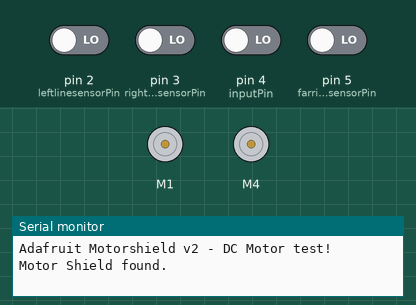
A sketch run on a simulated Arduino Uno, built with avr-gcc and run on an emulated ATmega328P. Shown: 2 × DC motor (green arrow = forward, orange = backward, longer = faster), the last lines printed to the serial monitor. The test bench sets the inputs (shaded band); at power-on: pin 2 (leftlinesensorPin), pin 3 (rightlinesensorPin), pin 4 (inputPin), pin 5 (farrightlinesensorPin) LOW.

Above: at 1.3 s.
1.4 s: pin 4 (inputPin) driven HIGH
At 2.6 s:
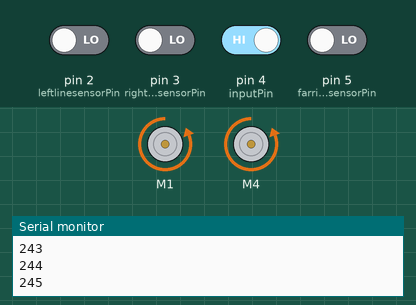
2.9 s: pin 2 (leftlinesensorPin) driven HIGH and pin 4 (inputPin) driven LOW
At 3.8 s:
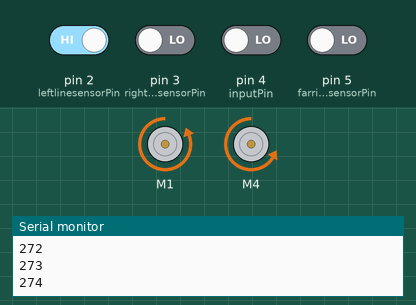
4.4 s: pin 2 (leftlinesensorPin) driven LOW
At 4.8 s:
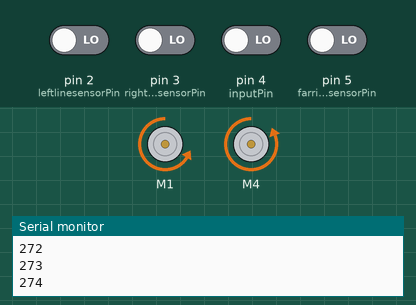
5.9 s: pin 5 (farrightlinesensorPin) driven HIGH
At 7.1 s:
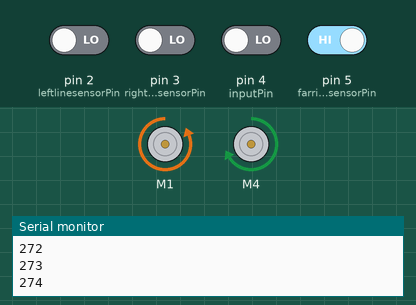
7.4 s: pin 3 (rightlinesensorPin) driven HIGH
At 8.3 s:
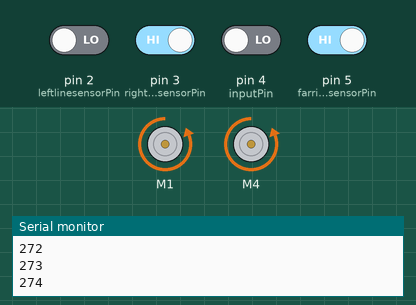
8.9 s: pin 3 (rightlinesensorPin) driven LOW
At 10.0 s:
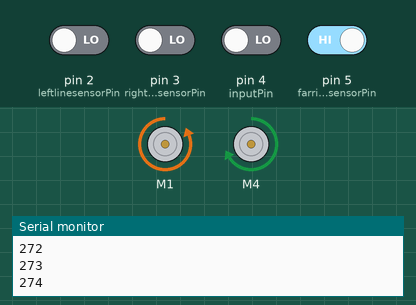
Timing chart, 0 to 11.4 s (numbered marks = the images above; inputs shaded):
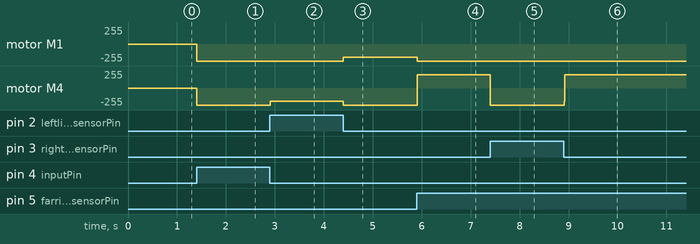

The sketch:

Line_Tracking_Updated_2.ino
```cpp
/*
Cambridge University IDP, Team M109, 2023
This is the test code to use the wheel speed to determine the coordinates of our robot on the field.
*/

#include <Adafruit_MotorShield.h>

// Create the motor shield object with the default I2C address
Adafruit_MotorShield AFMS = Adafruit_MotorShield();

// the two motors
Adafruit_DCMotor *wheel_left = AFMS.getMotor(1); //the left wheel
Adafruit_DCMotor *wheel_right = AFMS.getMotor(4); // the right wheel

int x_step = 0; // x coordinates
int y_step = 0; //y coordinates
int bearings = 0; //angle of rotation taken from the starting position, assumed north
int counter = 0; //temporary variable to count the amount of loops the code goes through
int time_loop = 500; //variable used to control the motor, I can't explain it well just ignore it
int leftlinesensorPin = 2;
int rightlinesensorPin = 3; // Connect sensor to input pin 3
int farrightlinesensorPin = 5; // Connect sensor to input pin 3
int inputPin = 4;


bool start = false; //changes to TRUE and movement starts when button pressed
bool line_left; //checks the state of the two line detectors and converts to a boolean
bool line_right;

bool right_turn = false;
int right_turn_time = 0;


void setup() {
  Serial.begin(9600);           // set up Serial library at 9600 bps
  Serial.println("Adafruit Motorshield v2 - DC Motor test!");

  if (!AFMS.begin()) {         // create with the default frequency 1.6KHz
  // if (!AFMS.begin(1000)) {  // OR with a different frequency, say 1KHz
    Serial.println("Could not find Motor Shield. Check wiring.");
    while (1);
  }
  Serial.println("Motor Shield found.");

  // Set the speed to start, from 0 (off) to 255 (max speed)
  // turn on motor
  wheel_left->run(RELEASE);
  wheel_right->run(RELEASE);

  pinMode(inputPin, INPUT); // declare pushbutton as input
  pinMode(leftlinesensorPin, INPUT); // declare line sensor as input
  pinMode(rightlinesensorPin, INPUT); // declare line sensor as input
  pinMode(farrightlinesensorPin, INPUT); // declare line sensor as input
  delay(100);
}

void loop() {

int val = digitalRead(inputPin); // read input value
int valleft = digitalRead(leftlinesensorPin); // read left input value
int valright = digitalRead(rightlinesensorPin); // read right input value
int valfarright = digitalRead(farrightlinesensorPin); // read far right input value


bool left_bef;
bool right_bef;


    if (valfarright > 0.5){  //updates time since seeing a right turn for having detected a right turn is available
      right_turn_time = counter;
    }
    if((counter - right_turn_time) < 5 and line_left == false and line_right == false and counter >5){    //Turns the flag for turn on if it has seen a turn and then goes off track
      right_turn = true;
    }

if (val == HIGH) { // check if the input is HIGH
  start = true;
  counter = 0;
}

     //Line following code for a straight line/////////////////////////////////////////////////////////////////////////


if (counter < 1 and start == true and right_turn == false){ //counter goes up every 10 ms so this loop runs for 5000 ms, or 5 seconds
    wheel_left->run(BACKWARD);
    wheel_left->setSpeed(255);

    wheel_right->run(BACKWARD);
    wheel_right->setSpeed(255);

    left_bef = false;
    right_bef = false;

    if (valleft >0.5){  //updates boolean for line sensors
      line_left = true;
    }else{
      line_left = false;
    }

    if (valright >0.5){
      line_right = true;
    }else{
      line_right = false;
    }


    Serial.println(x_step);

  }else{


    if (counter < 2000 and start == true and right_turn == false){
      left_bef = line_left;   //Stores the prior left and right
      right_bef = line_right;

    if (valleft >0.5){   //updates line sensor boolean
      line_left = true;
    }else{
      line_left = false;
    }

    if (valright >0.5){
      line_right = true;
    }else{
      line_right = false;
    }

    wheel_right->run(BACKWARD);
    wheel_left->run(BACKWARD);


    if (line_left == true and line_right == true){
      wheel_left->setSpeed(255);
      wheel_right->setSpeed(255);

      }else{
         if (((line_left == true and right_bef == true) and (left_bef == false or line_right == false)) or ((line_left == false and right_bef == false) and ((left_bef == true and line_right == false) or (line_right == true and left_bef == true) ))){
        //It has turned to the right so needs to go left
        wheel_left->setSpeed(200);
        wheel_right->setSpeed(255);

      }else{
        if (((line_right == true and left_bef == true) and (right_bef == false or line_left == false)) or (line_left == true and line_right == false and left_bef == false) or (left_bef == false and right_bef == true and line_right == false)){   // Has moved to the left
          wheel_left->setSpeed(255);
          wheel_right->setSpeed(200);

      }else{
        if (line_left == true and left_bef == false){   // Moving on the line
          wheel_left->setSpeed(255);
          wheel_right->setSpeed(255);

      }
    }
      }}}}


////At a right turn

if (right_turn == true and start==true and counter <2000){
  wheel_left->setSpeed(255);
  wheel_right->run(FORWARD);
  wheel_right->setSpeed(200);
    if (valright >0.5){
      line_right = true;
    }else{
      line_right = false;
    }


  if(line_right == true){
    right_turn = false;
    wheel_right->run(BACKWARD);
    wheel_right->setSpeed(255);
    }
}


  counter +=1 ;
  x_step += 1;
  delay(10);
}
```

Measured:
- after the input at 1.4 s, motor M1, motor M4: stopped → backward 255/255 at once
- after the input at 2.9 s, motor M4: backward 255/255 → backward 200/255 at once
- after the input at 4.4 s, motor M1: backward 255/255 → backward 200/255 at once; motor M4: backward 200/255 → backward 255/255 at once
- after the input at 5.9 s, motor M1: backward 200/255 → backward 255/255 at once; motor M4: backward 255/255 → forward 200/255 at once
- after the input at 7.4 s, motor M4: forward 200/255 → backward 255/255 at once
- after the input at 8.9 s, motor M4: backward 255/255 → forward 200/255 at once
